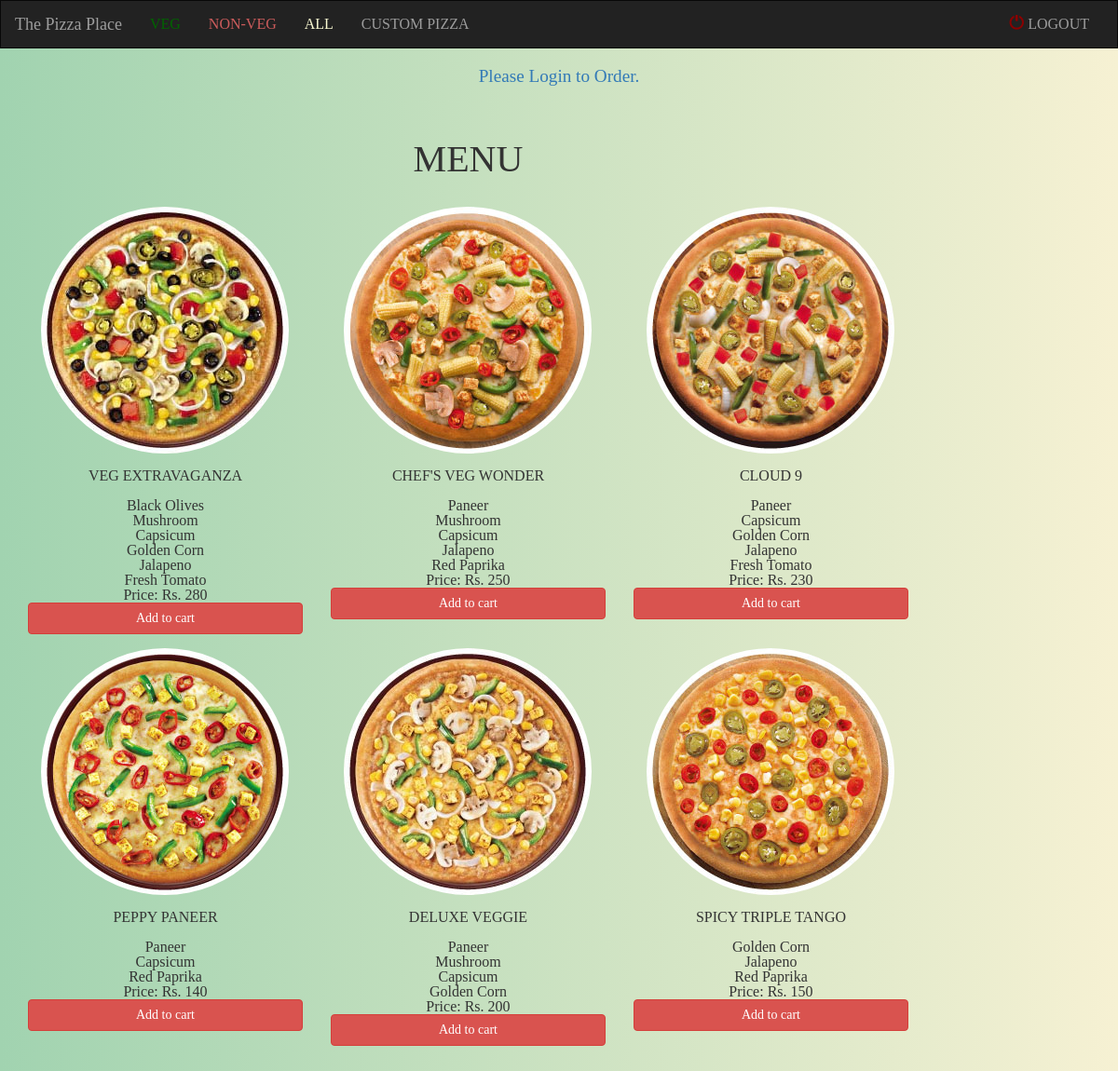
/ordersite/menu/Veg/, run on the app's committed database.
### ordersite/models.py (models this page shows, shortened)
class Pizza(models.Model):
    name = models.CharField(max_length=50,blank=False)
    cost = models.IntegerField(blank=True, default=0)
    toppings = models.ManyToManyField(Topping, blank=True)
    vegetarian = models.BooleanField(blank=True, default=True)
    custom = models.BooleanField(default=True)
    customer = models.ForeignKey(Customer, null=True)
    @property
    def getimageurl(self):
        return '/img/{}.jpg'.format(self.name)

class Topping(models.Model):
    TOPPING_CHOICES = (
        ('VEG', (
            ('Black Olives','Black Olives'),
            ('Paneer','Paneer'),
            ('Mushroom','Mushroom'),
            ('Capsicum','Capsicum'),
            ('Golden Corn','Golden Corn'),
            ('Jalapeno','Jalapeno'),
            ('Fresh Tomato','Fresh Tomato'),
            ('Red Pepper','Red Pepper'),
            ('Red Paprika', 'Red Paprika'),
        )
        ),
        ('NON-VEG', (
            ('Barbeque Chicken','Barbeque Chicken'),
            ('Spicy Chicken','Spicy Chicken'),
            ('Chunky Chicken','Chunky Chicken'),
            ('Chicken Salami','Chicken Salami'),
            ('Chicken Rashers','Chicken Rashers'),
        )
         )
    )
    name = models.CharField(max_length=50,blank=False, choices=TOPPING_CHOICES, unique=True)
    cost = models.IntegerField()
    vegetarian = models.BooleanField(default=True)

### ordersite/views.py (the view)
# urls.py: url(r'^menu/(?P<menu_type>.+)/$', Menuview.as_view(), name='Menu'),
class Menuview(View):
    def get(self, request, menu_type=None):
        pizza_qs = Pizza.objects.filter(custom=False)
        if menu_type == 'Veg':
            pizza_qs = pizza_qs.filter(vegetarian=True, custom=False)
        elif menu_type == 'Nonveg':
            pizza_qs = pizza_qs.filter(vegetarian=False, custom=False)
        context = {
                    'pizza_qs': pizza_qs,
                    'request': request,
                    }
        return render(request, 'ordersite/Menu.html', context=context)

### ordersite/templates/ordersite/Menu.html (shortened to what this page needs)
{% extends 'ordersite/base.html' %}
{% load static %}
{% block customcss %}
    <link rel="stylesheet" type="text/css" href="{% static 'css/basic.css' %}"/>
{% endblock customcss %}
{% block con %}
{% if not user.is_authenticated %}
<p class="text-center"; style="font-size: larger"><a href="{% url 'Login' %}">Please Login to Order.</a></p>
{% endif %}
<div class="container" style="margin-top:5%;margin-bottom:5%;">
    <div class="row">
        <div class="col-xs-10">
            <h2 class="text-center" style="font-size:2.5em;">MENU</h2>
            <div class="row">
                {% for pizza in pizza_qs %}
                <div class="col-sm-4  col-x-6 text-center">
                    <img class="center-block" src="{% static pizza.getimageurl %}">
                    </br><h5>{{ pizza.name }}</h5>
                    <ul>
                        {% for topping in pizza.toppings.all %}
                        <li>{{ topping.name }}</li>
                        {% endfor %}
                        <li>Price: Rs. {{pizza.cost}}</li>
                    </ul>
                    <button type="button" class="btn btn-danger menu-add-cart" id="{{pizza.id}}">Add to cart</button>
                </div>
                {% endfor %}
            </div>
        </div>
    </div>
</div>
{% endblock con %}

### ordersite/templates/ordersite/base.html (shortened to what this page needs)
<!DOCTYPE html>
<html lang="en">
{% load static %}
<head>
        <link rel="stylesheet" type = "text/css" href="{% static 'css/bootstrap.min.css' %}" />
    {% block customcss %}
    {% endblock customcss %}
</head>
<body>
    <nav class="navbar navbar-inverse">
        <div class="container-fluid">
            <div class="navbar-header">
                <a class="navbar-brand" href="{% url 'home' %}">The Pizza Place</a>
            </div>
            <div id="navbar" class="collapse navbar-collapse">
                <ul class="nav navbar-nav">
                    <li class="">
                        <a href="{% url 'Menu' 'Veg' %}">  <span style="color: darkgreen;">VEG</span>  </a>
                    </li>
                    <li class="">
                        <a href="{% url 'Menu' 'Nonveg' %}">  <span style="color: indianred">NON-VEG</span>  </a>
                    </li>
                    <li class="">
                        <a href="{% url 'Menu' 'All' %}"> <span style="color: lightgoldenrodyellow;">ALL</span> </a>
                    </li>
                    <li class="">
                        <a href="{% url 'Custom' %}"> CUSTOM PIZZA </a>
                    </li>
                </ul>
                <ul class="nav navbar-nav navbar-right">
                    <li>
                        <a href="{% url 'Logout' %}"> <span style="color:darkred" class="glyphicon glyphicon-off"></span>  LOGOUT </a>
                    </li>
                </ul>
            </div>
        </div>
    </nav>
{% block con %}
{% endblock con %}
</body>
</html>

### static/css/basic.css (style rules this page uses)
html, body, div, span, applet, object, iframe, h1, h2, h3, h4, h5, h6, p, blockquote, pre, a, abbr, acronym, address, big, cite, code, del, dfn, em, img, ins, kbd, q, s, samp, small, strike, strong, sub, sup, tt, var, b, u, i, center, dl, dt, dd, ol, ul, li, fieldset, form, label, legend, table, caption, tbody, tfoot, thead, tr, th, td, article, aside, canvas, details, embed, figure, figcaption, footer, header, menu, nav, output, ruby, section, summary, time, mark, audio, video { margin: 0; padding: 0; border: 0; font-size: 100%; font: inherit; vertical-align: baseline; }
article, aside, details, figcaption, figure, footer, header, menu, nav, section { display: block; }
body { line-height: 1; }
ol, ul { list-style: none; }
body { width: 100%; background: linear-gradient(to right, #a1d3b0, #f6f1d3); }
img { max-width: 100%; height: auto; border-radius: 50%; margin-top: 5%; }
.navbar { border-radius: 0; }
.row { display: -webkit-box; display: -webkit-flex; display: -ms-flexbox; display: flex; flex-wrap: wrap; }
.row > [class*='col-'] { display: flex; flex-direction: column; }

### data on the page
Pizza: name (picture), name "VEG EXTRAVAGANZA", cost "280"
Topping: name "Black Olives"
Topping: name "Mushroom"
Topping: name "Capsicum"
Topping: name "Golden Corn"
Topping: name "Jalapeno"
Topping: name "Fresh Tomato"
Pizza: name (picture), name "CHEF'S VEG WONDER", cost "250"
Topping: name "Paneer"
Topping: name "Red Paprika"
Pizza: name (picture), name "CLOUD 9", cost "230"
Pizza: name (picture), name "PEPPY PANEER", cost "140"
Pizza: name (picture), name "DELUXE VEGGIE", cost "200"
Pizza: name (picture), name "SPICY TRIPLE TANGO", cost "150"
